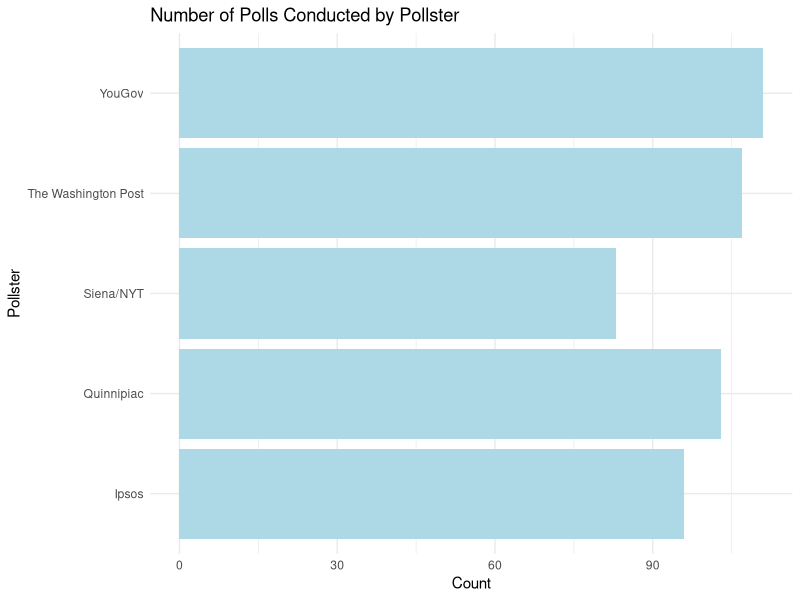
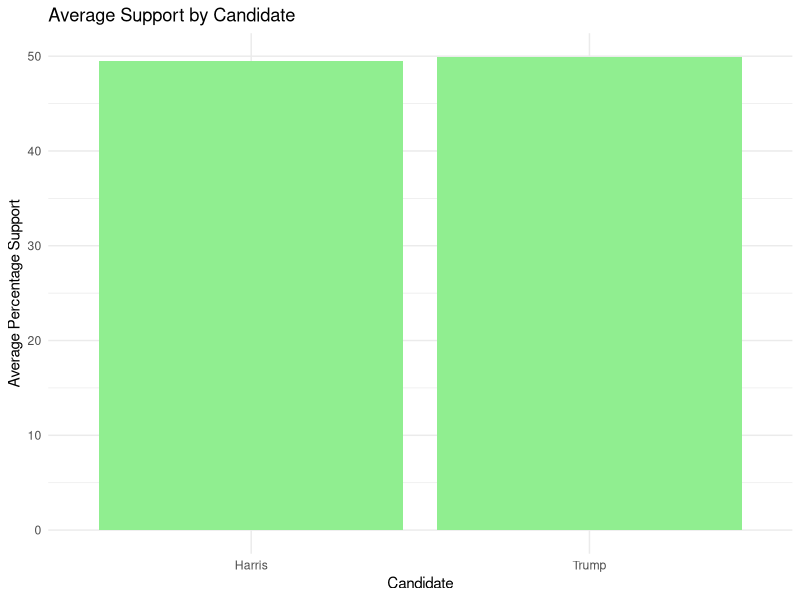
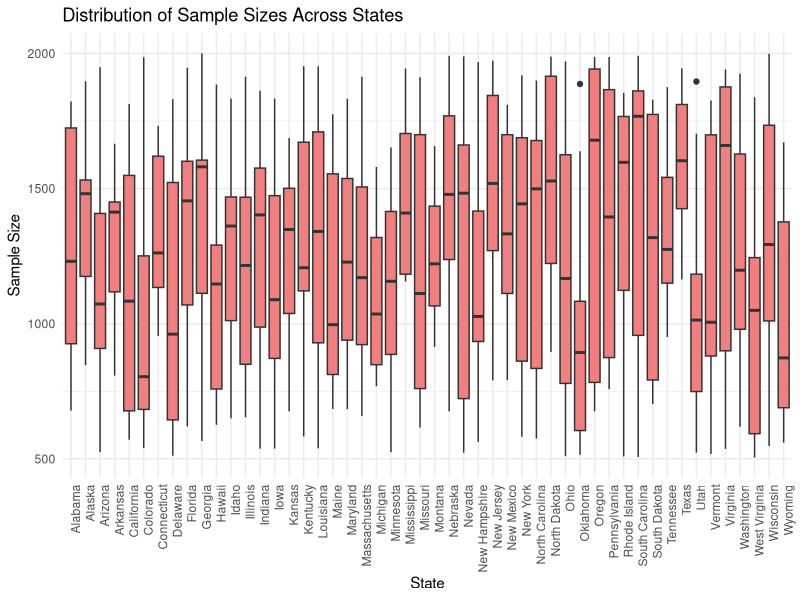

The R source for these figures, in order: (Note: this script raises an error after producing the figures.)
#### Preamble ####
# Purpose: Simulates Data
# Author: Cristina Su Lam, Karen Riani, Mariko Lee
# Date: 10 October 2024 
# License: MIT
# Pre-requisites: None
# Any other information needed? None

#### Workspace setup ####
library(tidyverse)
set.seed(123)

#### Simulate data ####
# Defining the states and candidates
states <- state.name  # U.S. state names
candidates <- c("Trump", "Harris")  # Presidential candidates

# Define a list of pollsters
pollsters <- c("YouGov", "Siena/NYT", "The Washington Post", "Ipsos", "Quinnipiac")

# Number of simulated polls per state
num_polls <- 10  # Simulating 10 polls per state

# Simulate sample sizes for each poll (between 500 and 2000 voters)
sample_sizes <- sample(500:2000, num_polls * length(states), replace = TRUE)

# Simulate percentage of support (pct) for each candidate (between 40% and 60%)
pct_support <- runif(num_polls * length(states), min = 40, max = 60)

# Create the simulated data frame
simulated_data <- tibble(
  state = rep(states, each = num_polls),  # Repeat each state for the number of polls
  pollster = sample(pollsters, num_polls * length(states), replace = TRUE),  # Random pollsters for each poll
  candidate_preference = sample(candidates, num_polls * length(states), replace = TRUE, prob = c(0.5, 0.5)),  # Equal chance for each candidate
  pct = pct_support,  # Simulated percentage support
  sample_size = sample_sizes  # Simulated sample sizes
)

# Plot 1: Pollster Frequencies (Number of Polls per Pollster)
ggplot(simulated_data, aes(y = pollster)) +
  geom_bar(fill = "lightblue") +
  labs(title = "Number of Polls Conducted by Pollster", 
       x = "Count", 
       y = "Pollster") +
  theme_minimal()

# Plot 2: Bar Graph of Percentage Support (Average Support by Candidate)
ggplot(simulated_data, aes(x = candidate_preference, y = pct)) +
  stat_summary(fun = mean, geom = "bar", fill = "lightgreen") +
  labs(title = "Average Support by Candidate", 
       x = "Candidate", 
       y = "Average Percentage Support") +
  theme_minimal()

# Plot 3: Sample Size Distribution Across States
ggplot(simulated_data, aes(x = state, y = sample_size)) +
  geom_boxplot(fill = "lightcoral") +
  labs(title = "Distribution of Sample Sizes Across States", 
       x = "State", 
       y = "Sample Size") +
  theme_minimal() +
  theme(axis.text.x = element_text(angle = 90, hjust = 1))

#### Save data ####
write_csv(simulated_data, "data/00-simulated_data/simulated_data.csv")
